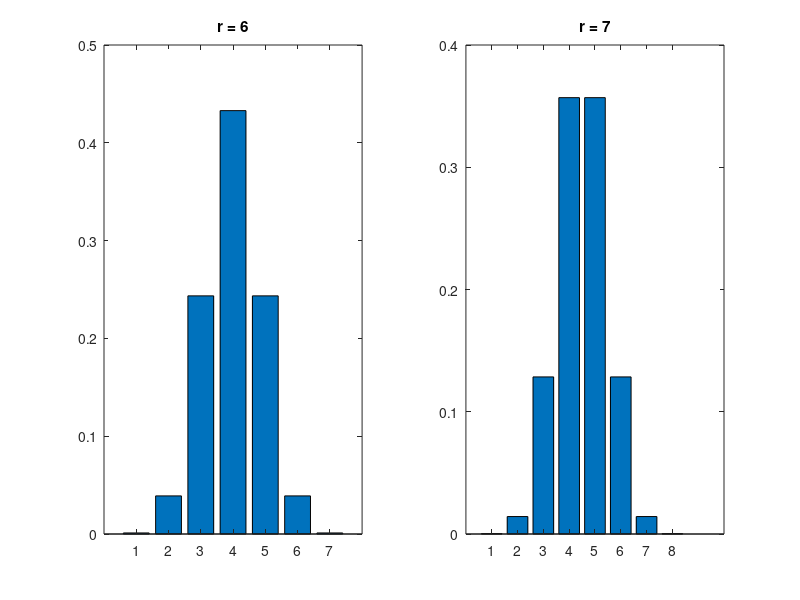
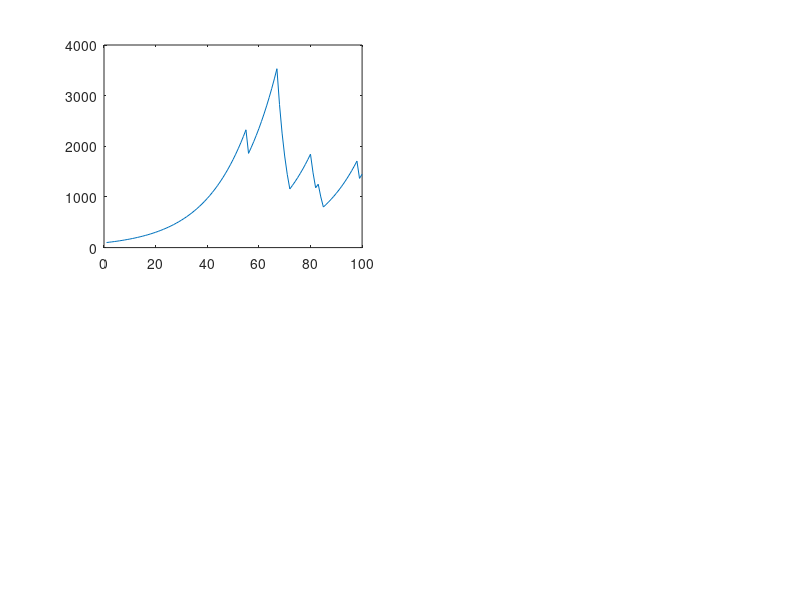

Source code (MATLAB) for these figures, in order: (Note: this script raises an error after producing the figures.)

%% Load data for plotting
two_a_r_6 = [0.00108225,0.038961,0.243506,0.4329,0.243506,0.038961,0.00108225]; %r = 6 stationary distribution
two_a_r_7 = [0.000291375,0.0142774,0.128497,0.356935,0.356935,0.128497,0.0142774,0.000291375]; %r = 7 stationary distribution

simb_stock_1 = [100.0,106.0,112.36,119.102,126.248,133.823,141.852,150.363,159.385,168.948,179.085,189.83,201.22,213.293,226.09,239.656,254.035,269.277,285.434,302.56,320.714,339.956,360.354,381.975,404.893,429.187,454.938,482.235,511.169,541.839,574.349,608.81,645.339,684.059,725.103,768.609,814.725,863.609,915.425,970.351,1028.57,1090.29,1155.7,1225.05,1298.55,1376.46,1459.05,1546.59,1639.39,1737.75,1842.02,1952.54,2069.69,2193.87,2325.5,1860.4,1972.03,2090.35,2215.77,2348.71,2489.64,2639.02,2797.36,2965.2,3143.11,3331.7,3531.6,2825.28,2260.22,1808.18,1446.54,1157.23,1226.67,1300.27,1378.28,1460.98,1548.64,1641.56,1740.05,1844.46,1475.56,1180.45,1251.28,1001.02,800.818,848.867,899.799,953.787,1011.01,1071.68,1135.98,1204.13,1276.38,1352.97,1434.14,1520.19,1611.4,1708.09,1366.47,1448.46,1535.37];
simb_stock_2 = [100.0,106.0,112.36,119.102,126.248,133.823,141.852,150.363,159.385,168.948,179.085,189.83,201.22,213.293,226.09,239.656,254.035,269.277,285.434,302.56,320.714,339.956,360.354,381.975,404.893,429.187,454.938,482.235,511.169,541.839,574.349,608.81,645.339,684.059,725.103,768.609,814.725,863.609,915.425,970.351,1028.57,1090.29,1155.7,924.563,980.036,1038.84,1101.17,1167.24,1237.27,1311.51,1390.2,1473.61,1562.03,1655.75,1755.1,1860.4,1972.03,2090.35,2215.77,2348.71,2489.64,2639.02,2797.36,2965.2,3143.11,3331.7,3531.6,3743.49,3968.1,4206.19,4458.56,4726.07,5009.64,5310.22,5628.83,5966.56,6324.55,6704.03,7106.27,7532.64,7984.6,8463.68,8971.5,9509.79,10080.4,10685.2,11326.3,12005.9,12726.2,13489.8,14299.2,15157.2,16066.6,17030.6,18052.4,19135.6,20283.7,21500.7,22790.8,24158.2,25607.7];
simb_stock_3 = [100.0,106.0,112.36,119.102,126.248,133.823,141.852,150.363,159.385,168.948,179.085,189.83,201.22,213.293,226.09,239.656,254.035,269.277,285.434,302.56,320.714,339.956,360.354,381.975,404.893,429.187,454.938,482.235,511.169,541.839,574.349,608.81,645.339,684.059,725.103,768.609,814.725,863.609,915.425,970.351,1028.57,1090.29,1155.7,1225.05,1298.55,1376.46,1459.05,1546.59,1639.39,1737.75,1842.02,1952.54,2069.69,2193.87,2325.5,2465.03,2612.93,2769.71,2935.89,3112.05,3298.77,3496.7,2797.36,2965.2,3143.11,3331.7,3531.6,3743.49,3968.1,3174.48,3364.95,3566.85,3780.86,3024.69,3206.17,3398.54,3602.45,3818.6,4047.71,4290.58,4548.01,4820.89,5110.15,5416.75,5741.76,6086.27,6451.44,6838.53,7248.84,7683.77,8144.8,8633.48,9151.49,9700.58,10282.6,10899.6,11553.5,12246.8,12981.6,13760.5,14586.1];
simb_stock_4 = [100.0,106.0,112.36,119.102,126.248,133.823,107.058,113.482,120.29,127.508,135.158,143.268,151.864,160.976,170.634,180.872,191.725,203.228,215.422,228.347,242.048,256.571,271.965,288.283,305.58,323.915,343.35,363.951,385.788,408.935,433.471,459.479,487.048,516.271,547.247,580.082,614.887,651.78,690.887,732.34,776.281,822.857,872.229,924.563,980.036,1038.84,1101.17,1167.24,1237.27,1311.51,1390.2,1473.61,1562.03,1655.75,1755.1,1860.4,1972.03,2090.35,2215.77,1772.61,1878.97,1991.71,2111.21,2237.88,2372.16,2514.49,2665.36,2825.28,2994.79,3174.48,3364.95,3566.85,3780.86,4007.71,4248.17,4503.06,4773.25,5059.64,5363.22,5685.01,6026.12,6387.68,6770.94,7177.2,7607.83,8064.3,8548.16,9061.05,9604.71,10181.0,10791.9,11439.4,12125.7,12853.3,13624.5,14441.9,15308.5,16227.0,17200.6,18232.6,19326.6];

simb_liq_1 = [1,1,1,1,1,1,1,1,1,1,1,1,1,1,1,1,1,1,1,1,1,1,1,1,1,1,1,1,1,1,1,1,1,1,1,1,1,1,1,1,1,1,1,1,1,1,1,1,1,1,1,1,1,1,1,1,1,1,1,1,1,1,1,1,0,0,0,0,0,0,1,1,1,1,1,0,0,0,0,0,0,0,0,1,1,1,1,1,1,1,1,1,1,1,1,1,1,1,1,1,1];
simb_liq_2 = [1,1,1,1,1,1,1,1,1,1,1,1,1,1,1,1,1,1,1,1,1,1,1,1,1,1,1,1,1,1,1,1,1,1,1,1,1,1,1,1,1,1,1,1,1,1,1,1,1,1,1,1,1,1,1,1,1,1,1,1,1,1,1,1,1,1,1,1,1,1,1,1,1,1,1,1,1,1,1,1,1,1,1,1,1,1,1,1,1,1,1,1,1,1,1,1,1,1,1,1,1];
simb_liq_3 = [1,1,1,1,1,1,1,1,1,1,1,1,1,1,1,1,1,1,1,1,1,1,1,1,1,1,1,1,1,1,1,1,1,1,1,1,1,1,1,1,1,1,1,1,1,1,1,1,1,1,1,1,1,1,1,1,1,1,1,1,1,1,1,1,1,1,1,1,1,1,1,0,1,1,1,1,1,1,1,1,1,1,1,1,1,1,1,1,1,1,1,1,1,1,1,1,1,1,1,1,1];
simb_liq_4 = [1,1,1,1,0,1,1,1,1,1,1,1,1,1,1,1,1,1,1,1,1,1,1,1,1,1,1,1,1,1,1,1,1,1,1,1,1,1,1,1,1,1,1,1,1,1,1,1,1,1,1,1,1,1,1,1,1,1,1,1,1,1,1,1,1,1,1,1,1,1,1,1,1,1,1,1,1,1,1,1,1,1,1,1,1,1,1,1,1,1,1,1,1,1,1,1,1,1,1,1,1];

simc_stock_1 = [100.0,106.0,112.36,119.102,126.248,133.823,141.852,150.363,159.385,168.948,179.085,189.83,201.22,213.293,226.09,239.656,254.035,269.277,285.434,302.56,320.714,339.956,360.354,381.975,404.893,429.187,454.938,482.235,511.169,541.839,574.349,608.81,645.339,684.059,725.103,768.609,814.725,651.78,690.887,732.34,776.281,822.857,658.286,526.629,558.226,591.72,627.223,664.857,704.748,563.798,597.626,633.484,671.493,537.194,569.426,603.592,482.873,386.299,409.477,327.581,262.065,209.652,222.231,235.565,249.699,264.681,280.562,297.395,315.239,252.191,201.753,161.402,171.087,181.352,192.233,153.786,123.029,130.411,138.235,110.588,117.224,124.257,99.4056,79.5245,63.6196,50.8957,53.9494,57.1864,45.7491,36.5993,29.2794,31.0362,32.8984,26.3187,27.8978,22.3183,23.6574,25.0768,20.0614,16.0491,17.0121];
simc_stock_2 = [100.0,106.0,112.36,89.888,95.2813,100.998,107.058,113.482,120.29,127.508,135.158,143.268,151.864,160.976,170.634,180.872,191.725,203.228,215.422,228.347,242.048,256.571,271.965,288.283,305.58,323.915,343.35,363.951,385.788,408.935,433.471,459.479,487.048,389.638,413.017,437.798,464.066,491.91,521.424,552.71,585.872,621.024,658.286,697.783,739.65,784.029,831.071,880.935,933.791,989.819,1049.21,1112.16,1178.89,1249.62,1324.6,1404.08,1488.32,1577.62,1262.1,1337.82,1418.09,1503.18,1202.54,962.033,1019.76,1080.94,1145.8,1214.54,1287.42,1364.66,1446.54,1533.33,1226.67,981.334,1040.21,832.172,882.102,705.681,564.545,451.636,478.734,507.458,405.967,324.773,259.819,275.408,220.326,176.261,141.009,112.807,90.2456,95.6604,101.4,81.12,85.9872,68.7898,72.9171,77.2922,81.9297,86.8455,92.0562];
simc_stock_3 = [100.0,106.0,112.36,119.102,126.248,133.823,141.852,150.363,120.29,127.508,135.158,108.127,114.614,91.6914,73.3531,58.6825,46.946,49.7628,39.8102,42.1988,44.7307,47.4146,37.9317,40.2076,32.1661,25.7328,27.2768,28.9134,23.1307,24.5186,25.9897,20.7918,22.0393,23.3616,18.6893,14.9514,15.8485,16.7994,13.4395,14.2459,15.1007,16.0067,16.9671,13.5737,14.3881,15.2514,12.2011,9.7609,10.3466,10.9673,8.77388,7.0191,7.44025,5.9522,6.30933,6.68789,7.08916,5.67133,4.53706,4.80929,5.09785,5.40372,4.32297,3.45838,2.7667,2.93271,2.34616,1.87693,1.50155,1.59164,1.27331,1.34971,1.07977,0.863814,0.915642,0.970581,1.02882,0.823053,0.872436,0.697949,0.739826,0.59186,0.473488,0.501898,0.532012,0.425609,0.340487,0.27239,0.217912,0.17433,0.184789,0.195877,0.207629,0.220087,0.17607,0.186634,0.149307,0.119446,0.0955565,0.0764452,0.0611562];
simc_stock_4 = [100.0,106.0,112.36,119.102,126.248,100.998,107.058,113.482,120.29,127.508,135.158,143.268,151.864,160.976,170.634,180.872,191.725,203.228,215.422,228.347,242.048,256.571,271.965,288.283,305.58,323.915,343.35,363.951,385.788,408.935,433.471,459.479,487.048,516.271,547.247,437.798,464.066,491.91,393.528,417.139,442.168,468.698,496.82,526.629,558.226,591.72,627.223,664.857,704.748,747.033,791.855,839.366,889.728,943.112,754.49,799.759,847.744,898.609,952.526,1009.68,1070.26,1134.47,1202.54,1274.69,1019.76,1080.94,864.753,916.638,733.31,777.309,823.947,873.384,698.707,558.966,592.504,628.054,502.443,401.955,426.072,451.636,478.734,382.987,405.967,324.773,259.819,207.855,166.284,133.027,141.009,149.469,158.437,126.75,101.4,81.12,85.9872,91.1464,72.9171,77.2922,61.8337,65.5438,52.435];

simc_liq_1 = [1,1,1,1,1,1,1,1,1,1,1,1,1,1,1,1,1,1,1,1,1,1,1,1,1,1,1,1,1,1,1,1,1,1,1,0,0,0,0,0,0,0,0,0,0,0,0,0,0,0,0,0,0,0,0,0,0,0,0,0,0,0,0,0,0,0,0,0,0,0,0,0,0,0,0,0,0,0,0,0,0,0,0,0,0,0,0,0,0,0,0,0,0,0,0,0,0,0,0,0,0];
simc_liq_2 = [1,1,1,1,1,1,1,1,1,1,1,1,1,1,1,1,1,1,1,1,1,1,1,1,1,1,1,1,1,1,1,1,1,1,1,1,1,1,1,1,1,1,1,1,1,1,1,1,1,1,1,1,1,1,1,1,0,0,0,0,0,0,0,0,0,0,0,0,0,0,0,0,0,0,0,0,0,0,0,0,0,0,0,0,0,0,0,0,0,0,0,0,0,0,0,0,0,0,0,0,0];
simc_liq_3 = [1,1,1,1,1,1,0,0,0,0,0,0,0,0,0,0,0,0,0,0,0,0,0,0,0,0,0,0,0,0,0,0,0,0,0,0,0,0,0,0,0,0,0,0,0,0,0,0,0,0,0,0,0,0,0,0,0,0,0,0,0,0,0,0,0,0,0,0,0,0,0,0,0,0,0,0,0,0,0,0,0,0,0,0,0,0,0,0,0,0,0,0,0,0,0,0,0,0,0,0,0];
simc_liq_4 = [1,1,1,1,1,1,1,1,1,1,1,1,1,1,1,1,1,1,1,1,1,1,1,1,1,1,1,1,1,1,1,1,1,1,1,1,1,1,1,1,1,1,1,1,1,1,1,1,1,1,1,1,1,1,1,1,1,1,1,1,1,1,0,0,0,0,0,0,0,0,0,0,0,0,0,0,0,0,0,0,0,0,0,0,0,0,0,0,0,0,0,0,0,0,0,0,0,0,0,0,0];

%% question 2
figure()
subplot(1,2,1)
bar(two_a_r_6);
title('r = 6')
subplot(1,2,2)
bar(two_a_r_7)
title('r = 7');
%% Quesiton 4, part b
figure()
subplot(2,2,1);
hold on; box on;
plot(1:1:100, simb_stock_1(1:100));
yyaxis right;
plot(1:1:100, simb_liq_1(1:100));
ylim([-1 2]);
l=legend('Stock Price','Liquidity', 'Location','NorthWest');
legend('boxoff')

subplot(2,2,2);
hold on; box on;
plot(1:1:100, simb_stock_2(1:100));
yyaxis right;
plot(1:1:100, simb_liq_2(1:100));
ylim([-1 2]);
l=legend('Stock Price','Liquidity', 'Location','NorthWest');
legend('boxoff')

subplot(2,2,3);
hold on; box on;
plot(1:1:100, simb_stock_3(1:100));
yyaxis right;
plot(1:1:100, simb_liq_3(1:100));
ylim([-1 2]);
l=legend('Stock Price','Liquidity', 'Location','NorthWest');
legend('boxoff')

subplot(2,2,4);
hold on; box on;
plot(1:1:100, simb_stock_4(1:100));
yyaxis right;
plot(1:1:100, simb_liq_4(1:100));
ylim([-1 2]);
l=legend('Stock Price','Liquidity', 'Location','NorthWest');
legend('boxoff')

% part c
figure()
subplot(2,2,1);
hold on; box on;
plot(1:1:100, simc_stock_1(1:100));
yyaxis right;
plot(1:1:100, simc_liq_1(1:100));
ylim([-1 2]);
l=legend('Stock Price','Liquidity', 'Location','NorthWest');
legend('boxoff')

subplot(2,2,2);
hold on; box on;
plot(1:1:100, simc_stock_2(1:100));
yyaxis right;
plot(1:1:100, simc_liq_2(1:100));
ylim([-1 2]);
l=legend('Stock Price','Liquidity', 'Location','NorthWest');
legend('boxoff')

subplot(2,2,3);
hold on; box on;
plot(1:1:100, simc_stock_3(1:100));
yyaxis right;
plot(1:1:100, simc_liq_3(1:100));
ylim([-1 2]);
l=legend('Stock Price','Liquidity', 'Location','NorthWest');
legend('boxoff')

subplot(2,2,4);
hold on; box on;
plot(1:1:100, simc_stock_4(1:100));
yyaxis right;
plot(1:1:100, simc_liq_4(1:100));
ylim([-1 2]);
l=legend('Stock Price','Liquidity', 'Location','NorthWest');
legend('boxoff')